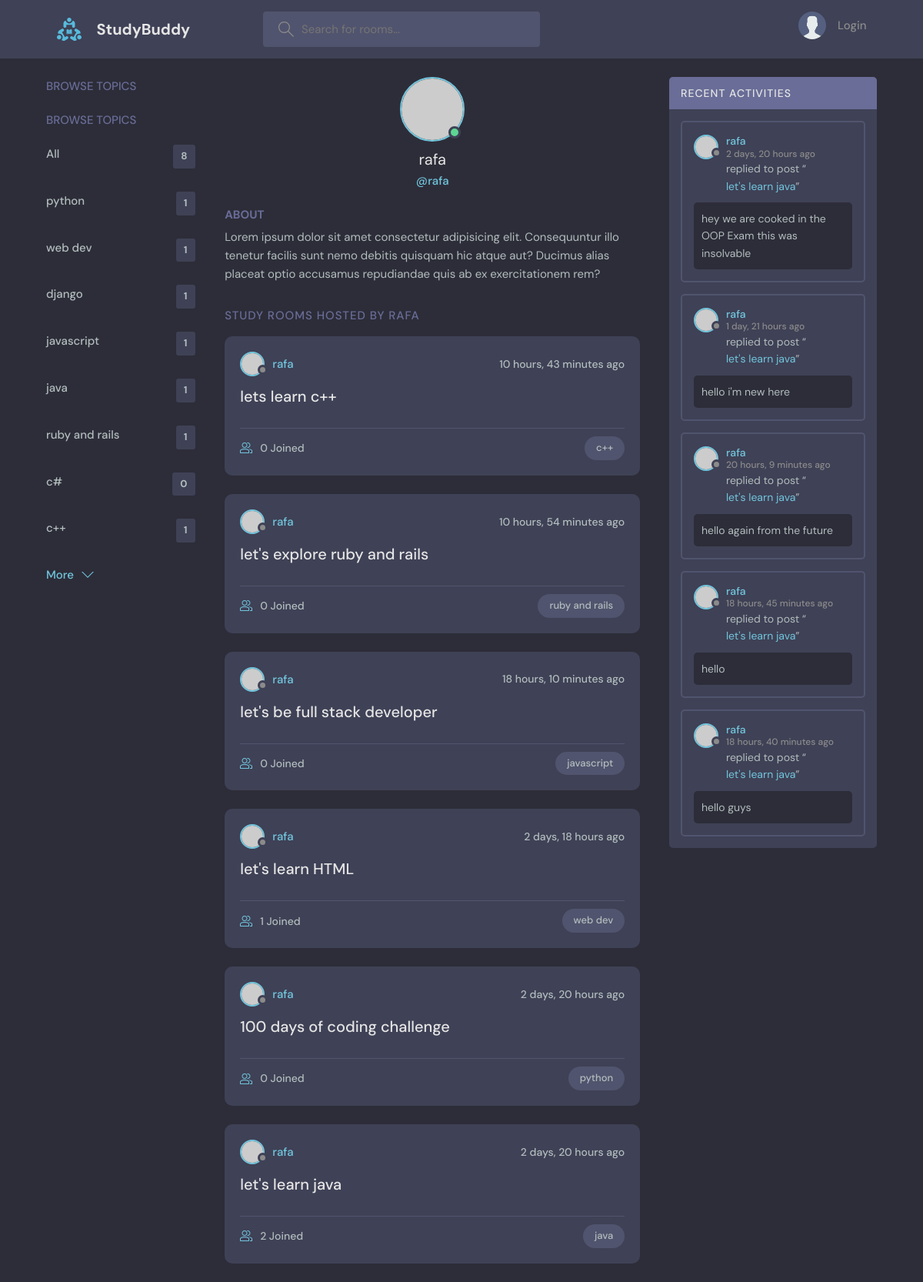
The app's page /userProfile/1/ with its own data.
### base/models.py (models this page shows, shortened)
class Topic(models.Model):
    name=models.CharField(max_length=200)

class Room(models.Model):
    host=models.ForeignKey(User,on_delete=models.SET_NULL,null=True)
    name=models.CharField(max_length=200)
    topic=models.ForeignKey(Topic,on_delete=models.SET_NULL,null=True)
    participants=models.ManyToManyField(User,related_name='participants',blank=True)
    description=models.TextField(null=True,blank=True)
    updated=models.DateTimeField(auto_now=True)
    created=models.DateTimeField(auto_now_add=True)
    class Meta:
        ordering=['-updated','-created']

class Message(models.Model):
    room=models.ForeignKey(Room,on_delete=models.CASCADE)
    body=models.TextField()
    user=models.ForeignKey(User,on_delete=models.CASCADE)
    updated=models.DateTimeField(auto_now=True)
    created=models.DateTimeField(auto_now_add=True)

### base/views.py (the view)
# urls.py: path('userProfile/<str:pk>/',views.userProfile,name='userprofile'),
def userProfile(request,pk):
    user=User.objects.get(id=pk)
    rooms=user.room_set.all()
    room_messages=user.message_set.all()
    topics=Topic.objects.all()
    context={'user':user,'rooms':rooms,'room_messages':room_messages,'topics':topics}
    return render(request,'base/profile.html',context)

### base/templates/base/profile.html (shortened to what this page needs)
{% extends "main.html" %}
{% block content  %}
{% load static %}
  <main class="profile-page layout layout--3">
    <div class="container">
      <div class="topics">
        <div class="topics__header">
          <h2>Browse Topics</h2>
        </div>
        {%include 'base/topics_component.html'%}
      </div>
      <div class="roomList">
        <div class="profile">
          <div class="profile__avatar">
            <div class="avatar avatar--large active">
              <img src="https://randomuser.me/api/portraits/men/11.jpg" />
            </div>
          </div>
          <div class="profile__info">
            <h3>{{user}}</h3>
            <p>@{{user.username}}</p>
          </div>
          <div class="profile__about">
            <h3>About</h3>
            <p>
              Lorem ipsum dolor sit amet consectetur adipisicing elit. Consequuntur illo tenetur
              facilis sunt nemo debitis quisquam hic atque aut? Ducimus alias placeat optio
              accusamus repudiandae quis ab ex exercitationem rem?
            </p>
          </div>
        </div>
        <div class="roomList__header">
          <div>
            <h2>Study Rooms Hosted by {{user.username}}</a>
            </h2>
          </div>
        </div>
        {%include 'base/feed_component.html'%}
      </div>
      <div class="activities">
        <div class="activities__header">
          <h2>Recent Activities</h2>
        </div>
    {%include 'base/activity_component.html'%}
      </div>
    </div>
  </main>
</html>
{% endblock content %}

### base/templates/base/topics_component.html
<div class="topics">
          <div class="topics__header">
            <h2>Browse Topics</h2>
          </div>
          <ul class="topics__list">
            <li><a href="{% url 'home' %}">All <span>{{topics.count}}</span></a> </li>
        {% for topic in topics%}
        <li>
            <a href="{% url 'home' %}?q={{topic.name}}">{{topic.name}} <span>{{topic.room_set.all.count}}</span></a>
        </li>
        {% endfor%}
          </ul>
          <a class="btn btn--link" href="topics.html">
            More
            <svg version="1.1" xmlns="http://www.w3.org/2000/svg" width="32" height="32" viewBox="0 0 32 32">
              <title>chevron-down</title>
              <path d="M16 21l-13-13h-3l16 16 16-16h-3l-13 13z"></path>
            </svg>
          </a>
        </div>

### base/templates/base/feed_component.html (shortened to what this page needs)
{% for room in rooms %}
 <div class="roomListRoom">
            <div class="roomListRoom__header">
              <a href="{%url 'userprofile' room.host.id %}" class="roomListRoom__author">
                <div class="avatar avatar--small">
                  <img src="https://randomuser.me/api/portraits/men/11.jpg" />
                </div>
                <span>{{room.host.username}}</span>
              </a>
              <div class="roomListRoom__actions">
                <span>{{room.created|timesince}} ago</span>
              </div>
            </div>
            <div class="roomListRoom__content">
              <a href="{%url 'room' room.id %}">{{ room.name }}</a>
            </div>
            <div class="roomListRoom__meta">
              <a href="{%url 'room' room.id %}" class="roomListRoom__joined">
                {{room.participants.all.count}} Joined
              </a>
              <p class="roomListRoom__topic">{{room.topic.name}}</p>
            </div>
          </div>
            {% endfor %}

### base/templates/base/activity_component.html (shortened to what this page needs)
{%for message in room_messages%}
<div class="activities__box">
            <div class="activities__boxHeader roomListRoom__header">
              <a href="{%url 'userprofile' message.user.id %}" class="roomListRoom__author">
                <div class="avatar avatar--small">
                  <img src="https://randomuser.me/api/portraits/men/11.jpg" />
                </div>
                <p>
                  {{message.user.username}}
                 <span>{{message.created|timesince}} ago</span>
                </p>
              </a>
            </div>
            <div class="activities__boxContent">
              <p>replied to post “<a href="{%url 'room' message.room.id %}">{{message.room.name}}</a>”</p>
              <div class="activities__boxRoomContent">
                {{message.body}}
              </div>
            </div>
          </div>
          {% endfor %}

### records on screen
Topic: name "python", room_set.all.count "1"
Topic: name "web dev", room_set.all.count "1"
Topic: name "django", room_set.all.count "1"
Topic: name "javascript", room_set.all.count "1"
Topic: name "java", room_set.all.count "1"
Topic: name "ruby and rails", room_set.all.count "1"
Topic: name "c#", room_set.all.count "0"
Topic: name "c++", room_set.all.count "1"
Room: host.username "rafa", created "10 hours, 43 minutes", name "lets learn c++", participants.all.count "0", topic.name "c++"
Room: host.username "rafa", created "10 hours, 54 minutes", name "let's explore ruby and rails", participants.all.count "0", topic.name "ruby and rails"
Room: host.username "rafa", created "18 hours, 10 minutes", name "let's be full stack developer", participants.all.count "0", topic.name "javascript"
Room: host.username "rafa", created "2 days, 18 hours", name "let's learn HTML", participants.all.count "1", topic.name "web dev"
Room: host.username "rafa", created "2 days, 20 hours", name "100 days of coding challenge", participants.all.count "0", topic.name "python"
Room: host.username "rafa", created "2 days, 20 hours", name "let's learn java", participants.all.count "2", topic.name "java"
Message: user.username "rafa", created "2 days, 20 hours", room.name "let's learn java", body "hey we are cooked in the OOP Exam this was insolvable"
Message: user.username "rafa", created "1 day, 21 hours", room.name "let's learn java", body "hello i'm new here"
Message: user.username "rafa", created "20 hours, 9 minutes", room.name "let's learn java", body "hello again from the future"
Message: user.username "rafa", created "18 hours, 45 minutes", room.name "let's learn java", body "hello"
Message: user.username "rafa", created "18 hours, 40 minutes", room.name "let's learn java", body "hello guys"

### other values on screen
{{ topics.count }} "8"
{{ user }} "rafa"
{{ user.username }} "rafa"
{{ user.username }} "RAFA"
